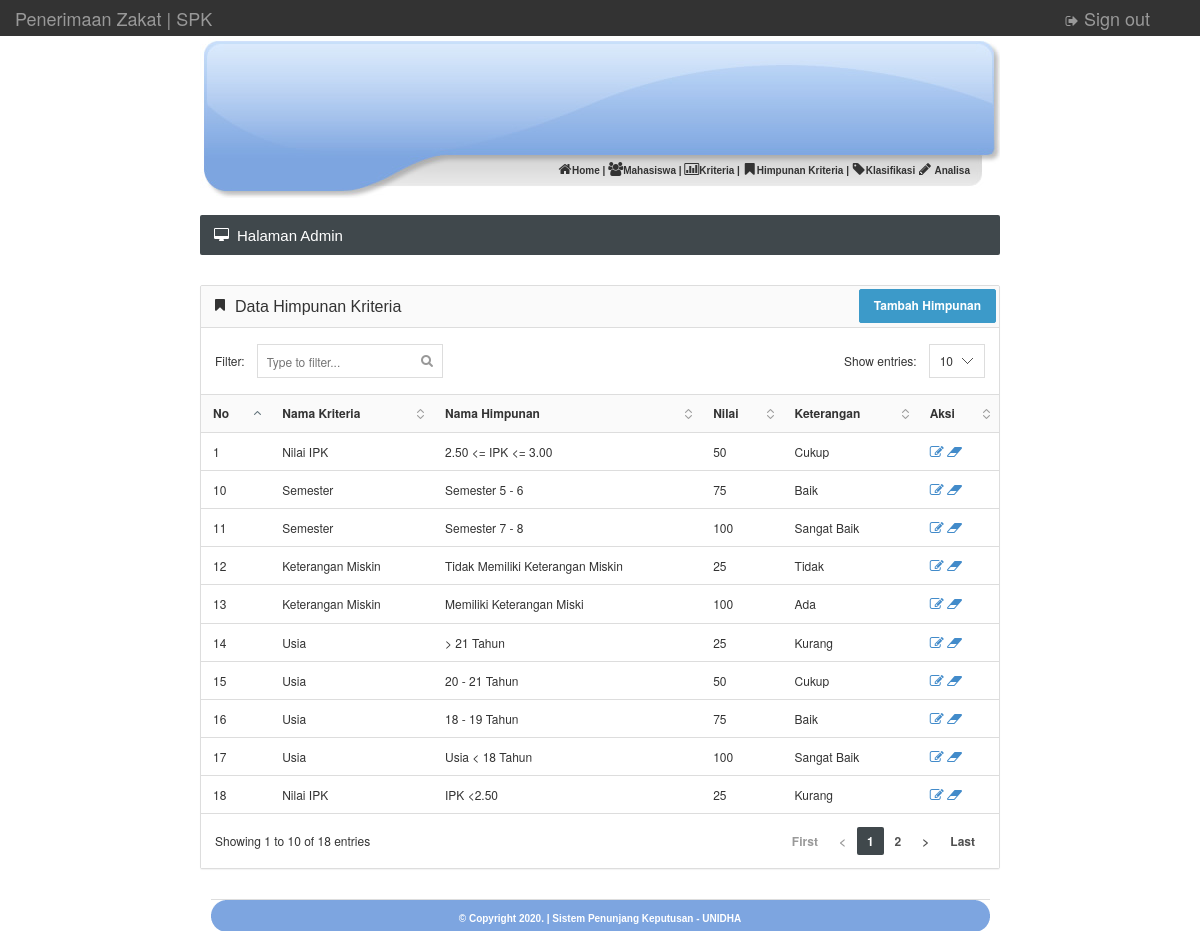
The page /admin/himpunan.php (signed in) on the database its author committed.
### tables this page shows
CREATE TABLE IF NOT EXISTS `himpunan` (
  `id_himpunan` int(5) NOT NULL,
  `id_kriteria` int(5) NOT NULL,
  `namahimpunan` varchar(100) NOT NULL,
  `nilai` varchar(100) NOT NULL,
  `keterangan` varchar(100) NOT NULL
);

CREATE TABLE IF NOT EXISTS `kriteria` (
  `id_kriteria` int(5) NOT NULL,
  `namakriteria` varchar(100) NOT NULL,
  `atribut` varchar(100) NOT NULL
);

### admin/himpunan.php (the view)
<?php
include "head.php";
?>
			<?php include "menu.php"; ?>
			</div>
		<br />
		<div id="content">
			<div class="page-title">
				<h5><i class="fa fa-desktop"></i> Halaman Admin</h5>
			</div>
			<div class="panel panel-default">
				<div class="panel-heading" align="right"><h6 class="panel-title"><i class="fa fa-bookmark"></i> Data Himpunan Kriteria</h6>
				<a href="himpunan_tambah.php"><input type="submit" value="Tambah Himpunan" class="btn btn-info"></a>
				</div>
				<div class="datatable">
					<table class="table table-hover">
						<thead>
							<tr>
								<th>No</th>
								<th>Nama Kriteria</th>
								<th>Nama Himpunan</th>
								<th>Nilai</th>
								<th>Keterangan</th>
								<th>Aksi</th>
							</tr>
						</thead>
						<tbody>
						<?php
						$nomor = 0;
						$hasil = mysql_query("SELECT * FROM himpunan, kriteria where himpunan.id_kriteria=kriteria.id_kriteria order by himpunan.id_himpunan asc");
						while ($dataku = mysql_fetch_array($hasil)) {
						?>
							<tr>
								<td><?php echo $nomor=$nomor+1;?></td>
								<td><?php echo $dataku['namakriteria']; ?></td>
								<td><?php echo $dataku['namahimpunan']; ?></td>
								<td><?php echo $dataku['nilai']; ?></td>
								<td><?php echo $dataku['keterangan']; ?></td>
								<td>
									<a href="himpunan_edit.php?id_himpunan=<?php echo $dataku['id_himpunan']; ?>">
									<i class='fa fa-edit'></i>
									</a>
									<a href="himpunan_hapus.php?id_himpunan=<?php echo $dataku['id_himpunan']; ?>">
									<i class='fa fa-eraser'></i>
									</a>
								</td>
							</tr>
						<?php }	?>
						</tbody>
					</table>
				</div>
			</div>
<?php include "footer.php" ?>

### images/style.css (style rules this page uses)
body { margin-top: 0px; margin-left: 0px; margin-right: 0px; margin-bottom: 0px; }
#content { width: 800px; }

### css/styles.css (style rules this page uses)
@media (min-width: 768px) { a, .btn, .caret, .close, .sidebar, .select2-choice abbr, .select2-highlighted, .ui-slider-range, .ui-datepicker-trigger, .ui-timepicker-list li, .checker span:after, .checker span, .navbar-toggle, .thumb-options, .select2-arrow b, .thumb-zoom img, .fc-button, .page-content { -webkit-transition: all 0.15s ease-in-out; -moz-transition: all 0.15s ease-in-out; -o-transition: all 0.15s ease-in-out; transition: all 0.15s ease-in-out; } }
.fa { position: relative; font-size: 14px; min-width: 14px; text-align: center; }
h1, h2, h3, h4, h5, h6, .navigation > li > a, .stats li span { font-family: 'Cuprum', sans-serif; font-weight: normal; }
.page-title { color: #fff; background-color: #40484C; -moz-box-shadow: 0 1px 0 #fff; -webkit-box-shadow: 0 1px 0 #FFF; box-shadow: 0 1px 0 #FFF; border-radius: 2px; margin-bottom: 30px; }
.page-title:after { content: ""; display: table; clear: both; }
.page-title h5 { margin: 0; float: left; display: block; font-size: 15px; padding: 13px 14px 12px 14px; line-height: 1; }
.dataTable { border-collapse: collapse; border-top: 1px solid #ddd; border-bottom: 1px solid #ddd; }
.dataTable thead th { background-color: #fafafa; cursor: pointer; }
.sorting { background: url('../images/interface/tables/sort_both.png') no-repeat 100%; padding-right: 24px!important; }
.sorting_asc { background: url('../images/interface/tables/sort_asc.png') no-repeat 100%; padding-right: 24px!important; }

### rows shown on the page
himpunan: id_kriteria.namakriteria "Nilai IPK", namahimpunan "2.50 <= IPK <= 3.00", nilai "50", keterangan "Cukup"
himpunan: nomor "10", id_kriteria.namakriteria "Semester", namahimpunan "Semester 5 - 6", nilai "75", keterangan "Baik"
himpunan: nomor "11", id_kriteria.namakriteria "Semester", namahimpunan "Semester 7 - 8", nilai "100", keterangan "Sangat Baik"
himpunan: nomor "12", id_kriteria.namakriteria "Keterangan Miskin", namahimpunan "Tidak Memiliki Keterangan Miskin", nilai "25", keterangan "Tidak"
himpunan: nomor "13", id_kriteria.namakriteria "Keterangan Miskin", namahimpunan "Memiliki Keterangan Miski", nilai "100", keterangan "Ada"
himpunan: nomor "14", id_kriteria.namakriteria "Usia", namahimpunan "> 21 Tahun", nilai "25", keterangan "Kurang"
himpunan: nomor "15", id_kriteria.namakriteria "Usia", namahimpunan "20 - 21 Tahun", nilai "50", keterangan "Cukup"
himpunan: nomor "16", id_kriteria.namakriteria "Usia", namahimpunan "18 - 19 Tahun", nilai "75", keterangan "Baik"
himpunan: nomor "17", id_kriteria.namakriteria "Usia", namahimpunan "Usia < 18 Tahun", nilai "100", keterangan "Sangat Baik"
himpunan: nomor "18", id_kriteria.namakriteria "Nilai IPK", namahimpunan "IPK <2.50", nilai "25", keterangan "Kurang"
